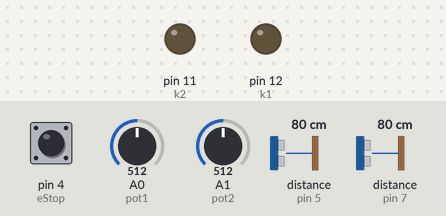
A sketch run on a simulated Arduino Uno, built with avr-gcc and run on an emulated ATmega328P. On the bench: output pins drawn as LEDs (lit = HIGH). Wiring (inferred from the names in the program): 2 × ultrasonic range finder: trigger pin 6, echo pin 5 / trigger pin 8, echo pin 7. The test bench sets the inputs (shaded band); at power-on: A0 (pot1) = 512, pin 4 (eStop) HIGH, A1 (pot2) = 512, distance to the obstacle (sensors on pin 5, pin 7) 80 cm. The echo pulse lasts 58.3 µs per cm; pins used as bus, display or sensor lines are not drawn.

Above: at 1.2 s.
1.3 s: A0 (pot1) set to 79
4.3 s: A0 (pot1) set to 66
5.8 s: A0 (pot1) set to 306
At 6.9 s:
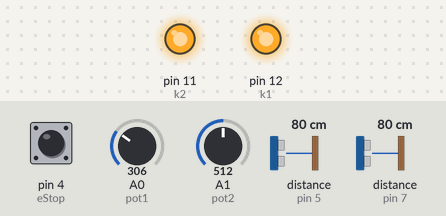
7.3 s: pin 4 (eStop) pulled LOW for 0.15 s
At 8.6 s:
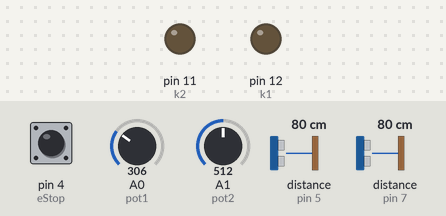
Timing chart, 0 to 9.9 s (numbered marks = the images above; inputs shaded):
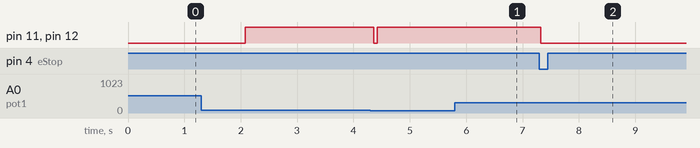

Measured:
- after the input at 5.8 s, pin 11 (k2), pin 12 (k1): stays HIGH (without the input it goes to LOW after 0.62 s)
- after the input at 7.3 s, pin 11 (k2), pin 12 (k1): HIGH → LOW at once

The sketch:

sprayer-sensor.ino
```cpp
#include "hardware.h"

//#define VERBOSE

#define POT_DELAY_MULTIPLIER 30

long duration;
long distance;
long distance_sensor1;
long distance_sensor2;

unsigned long lastDebounceTime = 0;
unsigned long lastDebounceTimeSensor2 = 0;
unsigned long debounceDelay = 2000;
unsigned long lastDelayTime = 0;
unsigned long lastDelayTimeSensor2 = 0;

bool isActiveK1;
bool isActiveK2;
bool delayChanged;
bool proximityChanged;
bool sensor1State;
bool sensor2State;
bool last_sensor1State;
bool last_sensor2State;
bool halt;

int pot1_val;
int pot2_val;

int delayVal;
int proximity;

void setup() {
  Serial.begin(9600);
  pinMode(echoPin1, INPUT);
  pinMode(trigPin1, OUTPUT);
  pinMode(echoPin2, INPUT);
  pinMode(trigPin2, OUTPUT);
  pinMode(k1, OUTPUT);
  pinMode(k2, OUTPUT);
  pinMode(eStop, INPUT);

  setK1(LOW);
  setK2(LOW);

  isActiveK1 = false;
  isActiveK2 = false;

  readAnalog();

  delayChanged = true;
  proximityChanged = true;

  last_sensor1State = false;
  last_sensor2State = false;

  distance_sensor1 = readSensor1();
  if(distance_sensor1 < proximity) sensor1State = true;
  else sensor1State = false;

  distance_sensor2 = readSensor2();
  if(distance_sensor2 < proximity) sensor2State = true;
  else sensor2State = false;

  halt = false;
}

void loop() {

  if(digitalRead(eStop)==LOW){
    turn_off_k1();
    turn_off_k2();
    halt=true;
  }

  readAnalog();

  if(delayChanged){
    delayVal = pot1_val;
    delayChanged = false;
  }

  if(proximityChanged){
    proximity = pot2_val;
    proximityChanged = false;
  }


  distance_sensor1 = readSensor1();
  distance_sensor2 = readSensor2();

  if(halt==false){

    if(distance_sensor1 < proximity) sensor1State = true;
    else sensor1State = false;

    if(distance_sensor2 < proximity) sensor2State = true;
    else sensor2State = false;

    if(sensor1State != last_sensor1State) lastDebounceTime = millis();
    if(sensor2State != last_sensor2State) lastDebounceTimeSensor2 = millis();

    if((millis() - lastDebounceTime) > debounceDelay){

      if(distance_sensor1 < proximity) turn_on_k1();
      else if(isActiveK1==false) turn_off_k1();
    }

    if((millis() - lastDebounceTimeSensor2) > debounceDelay){

      if(distance_sensor2 < proximity) turn_on_k2();
      else if(isActiveK2==false) turn_off_k2();
    }

    distance_sensor1 = readSensor1();
    if(distance_sensor1 < proximity) last_sensor1State = true;
    else last_sensor1State = false;

    distance_sensor2 = readSensor2();
    if(distance_sensor2 < proximity) last_sensor2State = true;
    else last_sensor2State = false;

    if(isActiveK1){

      unsigned long Time1 = millis();
      //Serial.print("\nDelay Time: "); Serial.print(Time - lastDelayTime);
      if((Time1 - lastDelayTime) > (pot1_val * POT_DELAY_MULTIPLIER)){
        turn_off_k1();
      }
    }

    if(isActiveK2){

      unsigned long Time2 = millis();
      //Serial.print("\nDelay Time: "); Serial.print(Time - lastDelayTime);
      if((Time2 - lastDelayTimeSensor2) > (pot1_val * POT_DELAY_MULTIPLIER)){
        turn_off_k2();
      }
    }

  }
#ifdef VERBOSE
  Serial.print("\nDistance 1 = "); Serial.print(distance_sensor1); Serial.print(" | Distance 2 = "); Serial.print(distance_sensor2); Serial.print(" | Pot 1 = ");
  Serial.print(pot1_val); Serial.print(" | Pot 2 = ");
  Serial.print(pot2_val);
#endif

  //Millisecond
  delay(50);
}

long readSensor1(){
  digitalWrite(trigPin1, LOW);
  delayMicroseconds(2);

  digitalWrite(trigPin1, HIGH);
  delayMicroseconds(10);

  digitalWrite(trigPin1, LOW);

  duration = pulseIn(echoPin1, HIGH);

  //This gives us distance in cm
  distance = duration/58.2;

  //Serial.println(distance);

  return distance;
}

long readSensor2(){
  digitalWrite(trigPin2, LOW);
  delayMicroseconds(2);

  digitalWrite(trigPin2, HIGH);
  delayMicroseconds(10);

  digitalWrite(trigPin2, LOW);

  duration = pulseIn(echoPin2, HIGH);

  //This gives us distance in cm
  distance = duration/58.2;

  //Serial.println(distance);

  return distance;
}

void setK1(bool val){
  digitalWrite(k1, val);
}
void setK2(bool val){
  digitalWrite(k2, val);
  isActiveK2 = true;
}

void readAnalog(){

  int val1;
  int val2;

  val1 = analogRead(pot1);
  val2 = analogRead(pot2);

  if(pot1_val != val1){
     pot1_val = val1;
     delayChanged = true;
  }
  if(pot2_val != val2){
     pot2_val = val2;
     proximityChanged = true;
  }
}

void turn_on_k1(){
  if(isActiveK1==false){
    setK1(HIGH);
    lastDelayTime = millis();
    isActiveK1 = true;
  }
}

void turn_off_k1(){
  setK1(LOW);
  isActiveK1 = false;
}

void turn_on_k2(){
  if(isActiveK2==false){
    setK2(HIGH);
    lastDelayTimeSensor2 = millis();
    isActiveK2 = true;
  }
}

void turn_off_k2(){
  setK2(LOW);
  isActiveK2 = false;
}
```

hardware.h
```cpp
#define echoPin1 7
#define trigPin1 8
#define echoPin2 5
#define trigPin2 6
#define pot1 A0
#define pot2 A1
#define k1 12
#define k2 11
#define eStop 4
```
